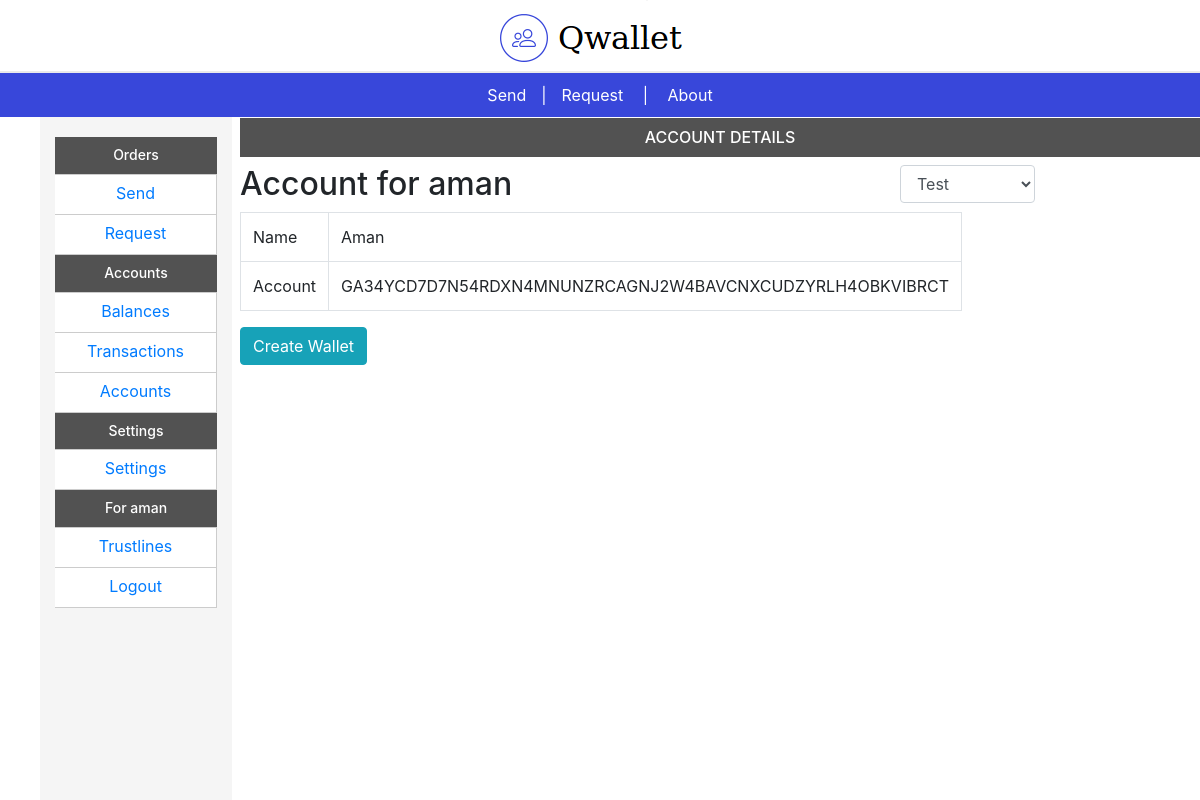
Screenshot of /stellar/accounts/ (signed in) with the database file from the repository.
### stellar/models.py (models this page shows, shortened)
class Accounts(models.Model):
    created = models.DateTimeField(auto_now_add=True)
    modified = models.DateTimeField(auto_now=True)
    is_active = models.BooleanField(default=True)
    user_name = models.CharField(max_length=200)
    name = models.CharField(max_length=200)
    address = models.CharField(max_length=200)
    seed = models.CharField(max_length=200)

### stellar/views.py (the view)
@login_required
def accounts(request):
    try:
        user = Accounts.objects.filter(user_name=request.user)
        username = user[0].user_name
        address = user[0].address
        seed = user[0].seed
        name = user[0].name
        r = {'username':username, 'address':address, 'seed':seed, 'name':name}
        return render(request, 'stellar/accounts.html',{'r': r})
    except:
        return render(request, 'stellar/accounts.html')

### templates/stellar/accounts.html (shortened to what this page needs)
{% extends "base.html" %}
{% load i18n %}
{% load static %}
{% get_current_language as LANGUAGE_CODE %}
{% get_available_languages as LANGUAGES %}
{% get_current_language_bidi as LANGUAGE_BIDI %}
{% block content %}
<fieldset class="settinggg">
    <h2 style="text-align: center;" class='legend'>
      {% trans "Account Details" %}
    </h2>
</fieldset>
<div class="row">
    <div class="col-md-4">
        <h2>Account for {{ user.username }}</h2>
    </div>
    <div class="col-md-4">
    </div>
    <div class="col-md-2">
        <select class="form-control" id="sel1" name="network">
            <option>Test</option>
        </select>
    </div>
    <div class="col-md-2">
    </div>
</div>
{% if r.username %}
<div class="row">
    <div class="col-md-3">
        <table class="table table-bordered bold">
            <tr>
                <td>Name</td><td>{{r.name}}</td>
            </tr>
            <tr>
                <td>Account</td><td>{{r.address}}</td>
            </tr>
        </table>
    </div>
    <div class="col-md-3">
    </div>
    <div class="col-md-3">
    </div>
    <div class="col-md-3">
    </div>
</div>
<di>
    <a href="/stellar/create_account" class="btn btn-info" role="button"> Create Wallet </a>
</di>
{%else%}
<div>
    <a href="/stellar/create_account" class="btn btn-info" role="button"> Create Account </a>
</div>
{% endif%}
{% endblock %}

### templates/nav_0.html (shortened to what this page needs)
{% load static %}
<div class="nev_toggle_bar">
    <ul class="dropdown_bar_bar">
        <li>
            <ul class="sub_dropdown_bar">
                <li>
<div class="sider_bar">
{% load i18n %}
<div class="navbar_inner">
      <ul class="navbar-nav">
          {% if request.user.is_authenticated %}
          <h5> Orders</h5>
        <ul>
          <li>
            <a  href="/stellar/send">{% trans "Send" %}</a>
          </li>
          <li class="navbar-nav-item">
            <a href="/stellar/request">{% trans "Request" %}</a>
          </li>
        </li>
      </ul>
      <h5> Accounts</h5><ul>
        <li class="navbar-nav-item">
          <a href="/stellar/accountdetails">{% trans "Balances" %}</a>
        </li>
        <li class="navbar-nav-item">
            <a  href="/stellar/transactions">{% trans "Transactions" %}</a>
          </li>
          <li class="navbar-nav-item">
            <a href="/stellar/accounts">{% trans "Accounts" %}</a>
          </li>
        </ul>
          <h5> Settings </h5><ul>
          <li class="navbar-nav-item">
            <a href="/settings">{% trans "Settings" %} </a>
          </li>
<h5>For {{ request.user }}</h5>
          <li class="navbar-nav-item">
            <a href="/stellar/trustlines">{% trans "Trustlines" %} </a>
          </li>
          <li class="navbar-nav-item">
            <a href="/logout_user/">{% trans "Logout" %}</a>
          </li></ul>
          {% endif %}
        </ul>
</div>

### static/css/style.css (style rules this page uses)
body { margin:0; }
.sider_bar { width: 16%; float: left; padding: 20px 15px; background-color: #f5f5f5; height: 100%; position: fixed; overflow: hidden; }
.sider_bar h5 { font-size: 14px; text-align: center; padding-left: 0; border-bottom: 1px solid #ccc; padding-bottom: 10px; margin-bottom: 0; background-color: #525252; color: #fff; padding: 10px; }
.sider_bar ul.navbar-nav { list-style: none; padding: 0; box-sizing: border-box; display: inline-block; width: 100%; }
.sider_bar ul.navbar-nav a { text-decoration: none; font-size: 16px; display: inline-block; margin-bottom: 10px; }
.navbar_inner { background-color: #f5f5f5; position: relative; top: 0; bottom: 0; height: 100%; }
.sider_bar { width: 16%; float: left; display: block; height: 100%; }
.sider_bar li { width: 100%; border-bottom: 1px solid #ccc; line-height: 15px; padding: 11px 30px 3px; border-right: 1px solid #ccc; display: block; cursor: pointer; background-color: #fff; text-align: center; }
.sider_bar ul.navbar-nav ul { list-style: none; padding: 0; box-sizing: border-box; display: inline-block; width: 100%; }
.content_side fieldset.settinggg h2.legend { background-color: #525252; padding: 10px 15px; font-size: 16px; color: #fff; text-transform: uppercase; margin-top: 1px; }
.nev_toggle_bar { width: 20%; display: block; float: left; }
.nev_toggle_bar ul.dropdown_bar_bar { padding: 0; list-style: none; }
.nev_toggle_bar .sub_dropdown_bar { list-style-type: none; }

### rows the page displays
Accounts: name "Aman", address "GA34YCD7D7N54RDXN4MNUNZRCAGNJ2W4BAVCNXCUDZYRLH4OBKVIBRCT"

### other values shown
{{ request.user }} "aman"
{{ user.username }} "aman"
